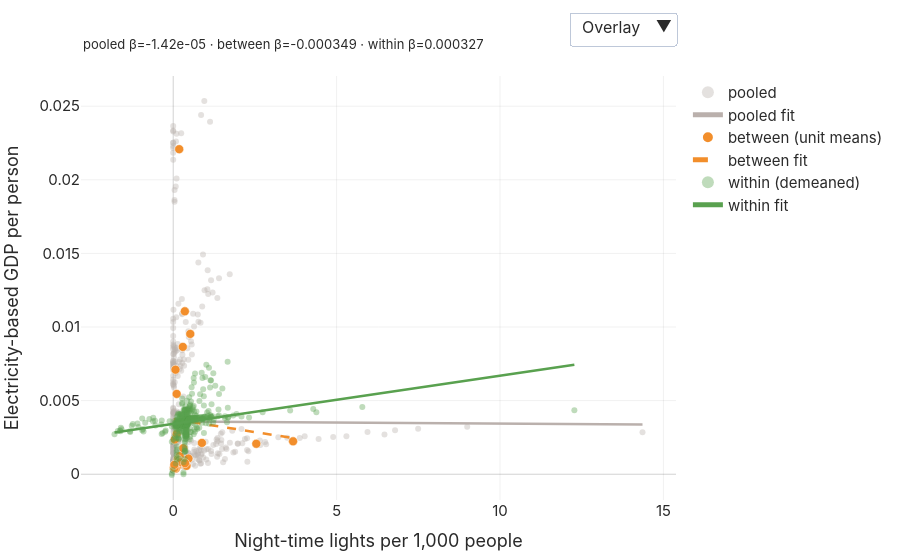

The notebook cell this image was saved under:
### Markdown cell above
**Within vs between.** Is the association between lights and electricity-based GDP per person the same across provinces (between) as within a province over time (within)? Decomposing it shows why pooled regressions can mislead:

### Code cell
wb = ex.explore_scatter_plot_within_between(env.dropna(subset=["lights_pc", "egdp_pc"]), x="lights_pc", y="egdp_pc")
print(wb.interpret())
wb.fig

### Figure 1 — Plotly figure (JSON) as saved in the notebook; plotly's stock layout.template omitted (floating-point values rounded to 4 significant figures; data arrays with more than 128 entries replaced by an {"elided": "..."} marker saying what was removed)
{"data": [{"customdata": {"elided": "500 str values"}, "hovertemplate": "%{customdata}<br>x=%{x:.4g}, y=%{y:.4g}<extra>pooled</extra>", "marker": {"color": "#BAB0AC", "opacity": 0.3832, "size": 6}, "mode": "markers", "name": "pooled", "type": "scatter", "visible": true, "x": {"elided": "500 float values"}, "y": {"elided": "500 float values"}}, {"hoverinfo": "skip", "line": {"color": "#BAB0AC", "width": 2.5}, "mode": "lines", "name": "pooled fit", "type": "scatter", "visible": true, "x": [0.0, 14.36], "y": [0.003582, 0.003379]}, {"customdata": ["Banteay Meanchey (KH-01)", "Battambang (KH-02)", "Kampong Cham (KH-03)", "Kampong Chhnang (KH-04)", "Kampong Speu (KH-05)", "Kampong Thom (KH-06)", "Kampot (KH-07)", "Kandal (KH-08)", "Koh Kong (KH-09)", "Kep (KH-10)", "Kratie (KH-11)", "Pailin (KH-12)", "Preah Sihanouk (KH-13)", "Mondulkiri (KH-14)", "Oddar Meanchey (KH-15)", "Phnom Penh (KH-16)", "Pursat (KH-17)", "Preah Vihear (KH-18)", "Prey Veng (KH-19)", "Ratanakiri (KH-20)", "Siem Reap (KH-21)", "Stung Treng (KH-22)", "Svay Rieng (KH-23)", "Takeo (KH-24)", "Tbong Khmum (KH-25)"], "hovertemplate": "%{customdata}<br>mean x=%{x:.4g}, mean y=%{y:.4g}<extra>between</extra>", "marker": {"color": "#F28E2B", "line": {"color": "white", "width": 0.5}, "size": 9}, "mode": "markers", "name": "between (unit means)", "type": "scatter", "visible": true, "x": [0.4654, 0.1997, 0.1286, 0.1371, 0.1624, 0.04961, 0.2191, 0.4074, 0.522, 0.0758, 0.1057, 0.3078, 2.543, 0.1832, 0.1161, 3.668, 0.1062, 0.07049, 0.01811, 0.2933, 0.8783, 0.3558, 0.3634, 0.0403, 0.03595], "y": [0.001061, 0.00124, 0.0005644, 0.001012, 0.0009445, 0.00236, 0.0008193, 0.0005673, 0.009531, 0.000376, 0.005456, 0.001765, 0.002068, 0.02208, 0.003385, 0.002235, 0.00274, 0.007102, 0.000446, 0.008649, 0.002126, 0.01107, 0.0007495, 0.0004203, 0.0006366]}, {"hoverinfo": "skip", "line": {"color": "#F28E2B", "dash": "dash", "width": 2.5}, "mode": "lines", "name": "between fit", "type": "scatter", "visible": true, "x": [0.01811, 3.668], "y": [0.003729, 0.002457]}, {"hovertemplate": "x=%{x:.4g}, y=%{y:.4g}<extra>within</extra>", "marker": {"color": "#59A14F", "opacity": 0.3832, "size": 6}, "mode": "markers", "name": "within (demeaned)", "type": "scatter", "visible": true, "x": {"elided": "500 float values"}, "y": {"elided": "500 float values"}}, {"hoverinfo": "skip", "line": {"color": "#59A14F", "width": 2.5}, "mode": "lines", "name": "within fit", "type": "scatter", "visible": true, "x": [-1.796, 12.27], "y": [0.00284, 0.007435]}], "layout": {"annotations": [{"font": {"size": 13}, "showarrow": false, "text": "pooled β=-1.42e-05 · between β=-0.000349 · within β=0.000327", "x": 0, "xref": "paper", "y": 1.1, "yref": "paper"}], "updatemenus": [{"buttons": [{"args": [{"visible": [true, true, true, true, true, true]}], "label": "Overlay", "method": "update"}, {"args": [{"visible": [true, true, "legendonly", "legendonly", "legendonly", "legendonly"]}], "label": "Pooled", "method": "update"}, {"args": [{"visible": ["legendonly", "legendonly", true, true, "legendonly", "legendonly"]}], "label": "Between", "method": "update"}, {"args": [{"visible": ["legendonly", "legendonly", "legendonly", "legendonly", true, true]}], "label": "Within", "method": "update"}], "type": "dropdown", "x": 1.0, "xanchor": "right", "y": 1.15}], "xaxis": {"title": {"text": "Night-time lights per 1,000 people"}}, "yaxis": {"title": {"text": "Electricity-based GDP per person"}}}}
